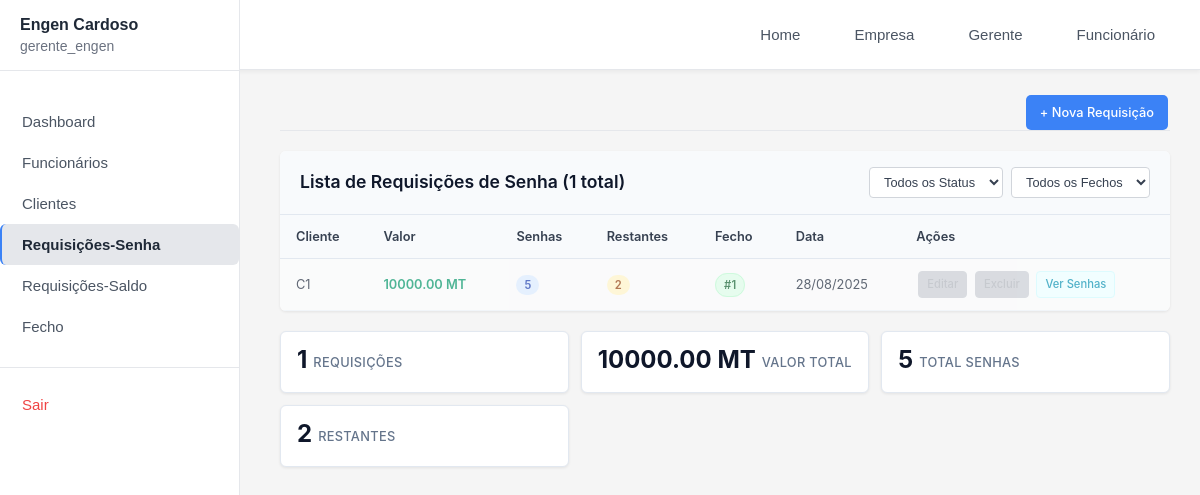
Page /gerente/requisicoes/ (signed in) on the earlier database version.
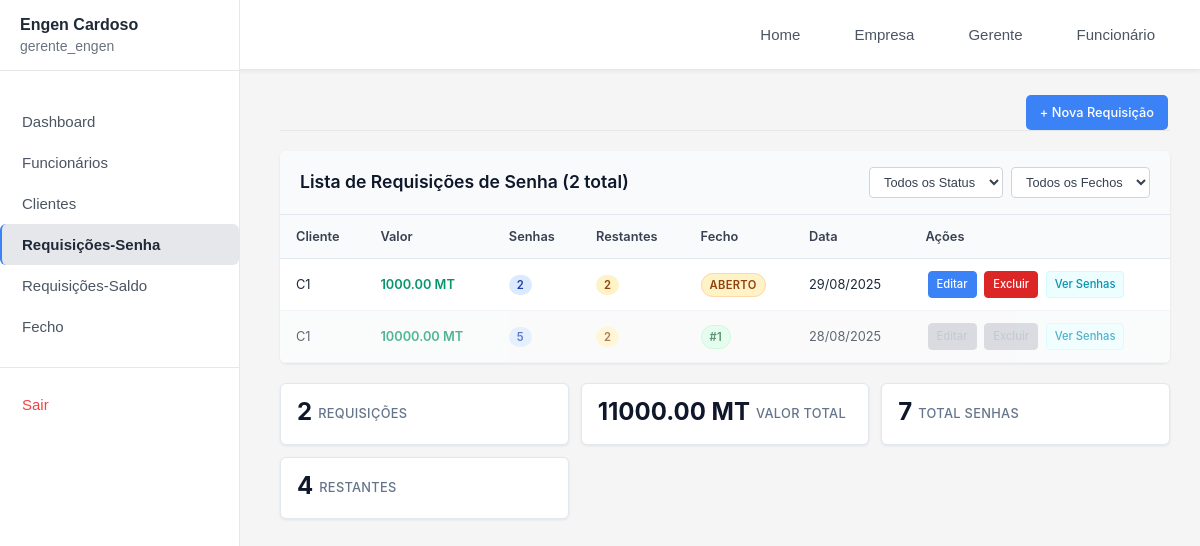
Same page on the later database version.
### gerente/models.py (models this page shows, shortened)
class RequisicaoSenhas(models.Model):
    empresa = models.ForeignKey(Empresa, on_delete=models.CASCADE, related_name='requisicoes_senhas', null=True, blank=True)
    cliente = models.ForeignKey(Cliente, on_delete=models.CASCADE, related_name='requisicoes')
    valor = models.DecimalField(max_digits=10, decimal_places=2, validators=[MinValueValidator(0)])
    senhas = models.PositiveIntegerField(validators=[MinValueValidator(1)])
    funcionario_responsavel = models.ForeignKey(Funcionario, on_delete=models.SET_NULL, null=True, blank=True)
    data_criacao = models.DateTimeField(auto_now_add=True)
    data_conclusao = models.DateTimeField(null=True, blank=True)
    ativa = models.BooleanField(default=True)
    fecho = models.ForeignKey(Fecho, on_delete=models.SET_NULL, null=True, blank=True, related_name='requisicoes_senhas')
    FORMA_PAGAMENTO_CHOICES = [
        ('transferencia', 'Transferência Bancária'),
        ('cash', 'Dinheiro (Cash)'),
        ('pos', 'POS (Cartão)'),
    ]
    forma_pagamento = models.CharField(
        max_length=20,
        choices=FORMA_PAGAMENTO_CHOICES,
        verbose_name="Forma de Pagamento",
        default='cash'
    )
    banco = models.CharField(max_length=100, null=True, blank=True, verbose_name="Nome do Banco")
    banco = models.CharField(max_length=100, null=True, blank=True, verbose_name="Nome do Banco")
    @property
    def senhas_usadas(self):
       return self.lista_senhas.filter(usada=True).count()
    @property
    def senhas_restantes(self):
       return self.senhas - self.senhas_usadas

class Cliente(models.Model):
   empresa = models.ForeignKey(Empresa, on_delete=models.CASCADE, related_name='clientes', null=True, blank=True)
   nome = models.CharField(max_length=100)
   email = models.EmailField(blank=True, null=True)
   contacto = models.CharField(max_length=20, blank=True, null=True)
   endereco = models.TextField(blank=True, null=True)
   data_criacao = models.DateTimeField(auto_now_add=True)

class Fecho(models.Model):
    empresa = models.ForeignKey(Empresa, on_delete=models.CASCADE, related_name='fechos', null=True, blank=True)
    data = models.DateTimeField(default=timezone.now)
    class Meta:
        verbose_name = "Fecho"
        verbose_name_plural = "Fechos"
        ordering = ['-data']

### gerente/views.py (the view, shortened to what this page needs)
# urls.py: path('requisicoes/', views.requisicoes, name='requisicoes'),
@login_required(login_url='/gerente/login')
@user_passes_test(is_gerente, login_url='/login')
def requisicoes(request):
    empresa = get_empresa_usuario(request.user)
    if not empresa:
        messages.error(request, 'Empresa não encontrada.')
        return redirect('login')
    requisicoes = (
        RequisicaoSenhas.objects.filter(empresa=empresa, ativa=True)
        .select_related('cliente', 'fecho')  # ADICIONADO select_related para 'fecho'
        .prefetch_related('lista_senhas')
        .order_by('-data_criacao')
    )
    status_filter = request.GET.get('status', '')
    fecho_filter = request.GET.get('fecho', '')  # NOVO FILTRO
    search = request.GET.get('search', '')
    if search:
        requisicoes = requisicoes.filter(
            Q(cliente__nome__icontains=search) |
            Q(id__icontains=search)
        )
    if fecho_filter == 'fechado':
        requisicoes = requisicoes.filter(fecho__isnull=False)
    elif fecho_filter == 'aberto':
        requisicoes = requisicoes.filter(fecho__isnull=True)
    total_valor = sum(r.valor for r in requisicoes)
    total_senhas = sum(r.senhas for r in requisicoes)
    senhas_restantes_total = sum(r.senhas_restantes for r in requisicoes)
    context = {
        'requisicoes': requisicoes,
        'search': search,
        'status_filter': status_filter,
        'fecho_filter': fecho_filter,  # NOVO CONTEXTO
        'total_valor': total_valor,
        'total_senhas': total_senhas,
        'senhas_restantes_total': senhas_restantes_total,
    }
    return render(request, 'gerente/requisicoes.html', context)

### gerente/context_processors.py (called while the page is built)
def empresa_context(request):
    if request.user.is_authenticated:
        try:
            if hasattr(request.user, 'empresa_gerenciada'):
                return {'empresa_atual': request.user.empresa_gerenciada}
            elif hasattr(request.user, 'funcionario'):
                return {'empresa_atual': request.user.funcionario.empresa}
        except:
            pass
    return {'empresa_atual': None}

### gerente/views.py (called while the page is built)
def is_gerente(user):
  return user.groups.filter(name='Gerente').exists()

def get_empresa_usuario(user):
   try:
       if hasattr(user, 'empresa_gerenciada'):
           return user.empresa_gerenciada
       elif hasattr(user, 'funcionario'):
           return user.funcionario.empresa
   except:
       pass
   return None

### templates/gerente/requisicoes.html (shortened to what the changed rows need)
{% extends 'gerente/base.html' %}
{% block content %}
<div class="adicionar-content">
    <div class="table-container">
        <div class="table-header">
            <h3>Lista de Requisições de Senha ({{ requisicoes.count }} total)</h3>
            <div class="table-filters">
                <select class="filter-select" id="statusFilter" onchange="filterByStatus()">
                </select>
                <select class="filter-select" id="fechoFilter" onchange="filterByFecho()">
                </select>
            </div>
        </div>
        <div class="table-wrapper">
            {% if requisicoes %}
            <table>
                <thead>
                    <tr>
                        <th>Cliente</th>
                        <th>Valor</th>
                        <th>Senhas</th>
                        <th>Restantes</th>
                        <th>Fecho</th>
                        <th>Data</th>
                        <th>Ações</th>
                    </tr>
                </thead>
                <tbody>
                    {% for requisicao in requisicoes %}
                    <tr
                        class="{% if requisicao.fecho %}row-fechado{% endif %}"
                        data-status="{% if requisicao.senhas_restantes == 0 %}completo{% elif requisicao.senhas_restantes <= 5 %}baixo{% elif requisicao.senhas_restantes <= 15 %}medio{% else %}alto{% endif %}"
                        data-fecho="{% if requisicao.fecho %}fechado{% else %}aberto{% endif %}">
                        <td class="truncate">{{ requisicao.cliente.nome }}</td>
                        <td class="valor-cell">{{ requisicao.valor }} MT</td>
                        <td>
                            <span class="senhas-badge">{{ requisicao.senhas }}</span>
                        </td>
                        <td>
                            <span
                                class="senhas-restante {% if requisicao.senhas_restantes == 0 %}completo{% elif requisicao.senhas_restantes <= 5 %}baixo{% elif requisicao.senhas_restantes <= 15 %}medio{% else %}alto{% endif %}">
                                {{ requisicao.senhas_restantes }}
                            </span>
                        </td>
                        <td>
                            {% if requisicao.fecho %}
                                <span class="fecho-badge fecho-fechado" title="Fechado em {{ requisicao.fecho.data|date:'d/m/Y H:i' }}">
                                    #{{ requisicao.fecho.id }}
                                </span>
                            {% else %}
                                <span class="fecho-badge fecho-aberto">
                                    Aberto
                                </span>
                            {% endif %}
                        </td>
                        <td>{{ requisicao.data_criacao|date:"d/m/Y" }}</td>
                        <td class="actions-cell">
                            {% if requisicao.fecho %}
                                <span class="btn-action btn-disabled" title="Não é possível editar requisições fechadas">Editar</span>
                                <span class="btn-action btn-disabled" title="Não é possível excluir requisições fechadas">Excluir</span>
                                <a href="{% url 'ver_senhas' requisicao.id %}" class="btn-action btn-view">Ver Senhas</a>
                            {% else %}
                                <a href="{% url 'editar_requisicao' requisicao.id %}" class="btn-action btn-edit">Editar</a>
                                <a href="{% url 'deletar_requisicao' requisicao.id %}" class="btn-action btn-delete"
                                    onclick="return confirm('Tem certeza que deseja excluir esta requisição?')">Excluir</a>
                                <a href="{% url 'ver_senhas' requisicao.id %}" class="btn-action btn-view">Ver Senhas</a>
                            {% endif %}
                        </td>
                    </tr>
                    {% endfor %}
                </tbody>
            </table>
            {% endif %}
        </div>
    </div>
    {% if requisicoes %}
    <div class="stats-container">
        <div class="stats-grid">
            <div class="stat-item">
                <span class="stat-number">{{ requisicoes.count }}</span>
                <span class="stat-label">Requisições</span>
            </div>
            <div class="stat-item">
                <span class="stat-number">{{ total_valor|default:0 }} MT</span>
                <span class="stat-label">Valor Total</span>
            </div>
            <div class="stat-item">
                <span class="stat-number">{{ total_senhas|default:0 }}</span>
                <span class="stat-label">Total Senhas</span>
            </div>
            <div class="stat-item">
                <span class="stat-number">{{ senhas_restantes_total|default:0 }}</span>
                <span class="stat-label">Restantes</span>
            </div>
        </div>
    </div>
    {% endif %}
</div>
{% endblock %}

Differences in the rows shown:
added RequisicaoSenhas: cliente.nome "C1", valor "1000.00", senhas "2", senhas_restantes "2", shows "ABERTO", data_criacao "29/08/2025", shows "Editar"
Other differences:
{{ requisicoes.count }}: "1" → "2"
{{ total_valor|default:0 }}: "10000.00" → "11000.00"
{{ total_senhas|default:0 }}: "5" → "7"
{{ senhas_restantes_total|default:0 }}: "2" → "4"
